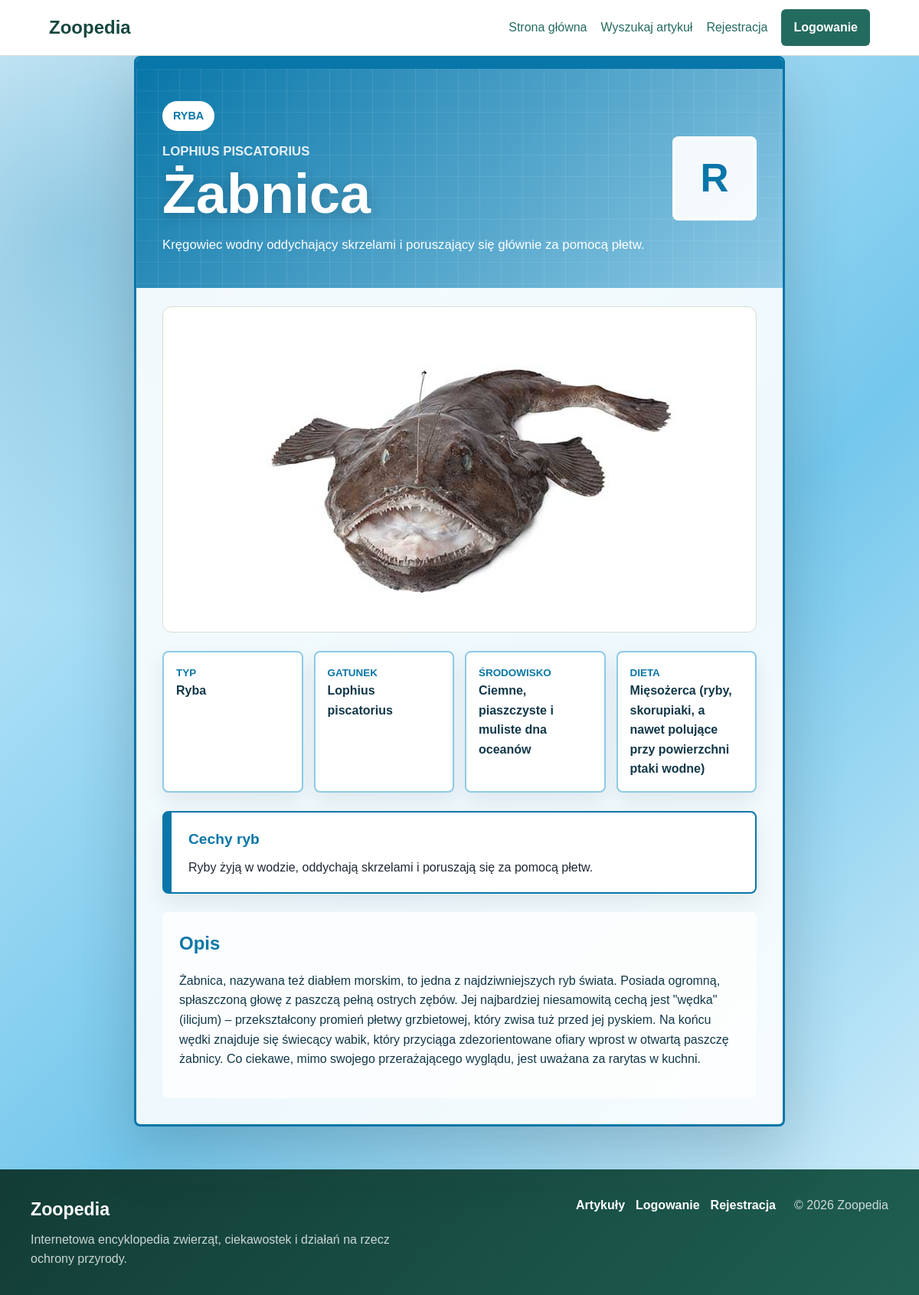
Page /article.php?slug=zabnica on the committed database.
### tables this page shows
CREATE TABLE `articles` (
  `id` int(11) NOT NULL,
  `slug` varchar(160) NOT NULL,
  `title` varchar(180) NOT NULL,
  `animal_type` varchar(30) NOT NULL DEFAULT 'ssak',
  `species` varchar(180) NOT NULL,
  `habitat` varchar(255) NOT NULL,
  `diet` varchar(180) NOT NULL,
  `content` text NOT NULL,
  `image` varchar(255) DEFAULT NULL,
  `created_at` date NOT NULL
);

### article.php (the view, shortened to what this page needs)
<?php
require_once __DIR__ . '/functions.php';
$article = find_article($_GET['slug'] ?? '');
$template = $article ? animal_template($article['animal_type'] ?? 'ssak') : null;
?>
<!doctype html>
<html lang="pl">
<head>
    <link rel="stylesheet" href="<?= h(asset_url('style.css')) ?>">
</head>
<body class="<?= $template ? 'article-theme ' . h($template['class']) : '' ?>">
    <main class="page">
        <?php if (!$article): ?>
            <section class="section">
                <h1>Nie znaleziono artykułu</h1>
                <p class="empty">Wybrany artykuł nie istnieje albo został usunięty.</p>
                <a class="text-link" href="<?= h(url_for('search')) ?>">Wróć do wyszukiwarki</a>
            </section>
        <?php else: ?>
            <article class="article-detail typed-article <?= h($template['class']) ?>" data-template="<?= h($template['label']) ?>">
                <div class="article-template-hero">
                    <div>
                        <span class="template-ribbon"><?= h($template['label']) ?></span>
                        <p class="eyebrow"><?= h($article['species'] ?? 'Brak danych') ?></p>
                        <h1><?= h($article['title']) ?></h1>
                        <p><?= h($template['lead']) ?></p>
                    </div>
                    <div class="template-symbol" aria-hidden="true">
                        <?= h(mb_substr($template['label'], 0, 1)) ?>
                    </div>
                </div>
                <?php if (!empty($article['image'])): ?>
                    <figure class="article-image-box">
                        <img
                            class="article-main-image"
                            src="<?= h(asset_url('uploads/' . $article['image'])) ?>"
                            alt="<?= h($article['title']) ?>"
                        >
                    </figure>
                <?php endif; ?>
                <dl class="facts">
                    <div>
                        <dt>Typ</dt>
                        <dd><?= h(animal_type_label($article['animal_type'] ?? 'ssak')) ?></dd>
                    </div>
                    <div>
                        <dt>Gatunek</dt>
                        <dd><?= h($article['species'] ?? 'Brak danych') ?></dd>
                    </div>
                    <div>
                        <dt>Środowisko</dt>
                        <dd><?= h($article['habitat'] ?? 'Brak danych') ?></dd>
                    </div>
                    <div>
                        <dt>Dieta</dt>
                        <dd><?= h($article['diet'] ?? 'Brak danych') ?></dd>
                    </div>
                </dl>
                <section class="template-note">
                    <h2><?= h($template['accent']) ?></h2>
                    <p><?= h(template_description($article['animal_type'] ?? 'ssak')) ?></p>
                </section>
                <section class="article-text">
                    <h2>Opis</h2>
                    <p><?= nl2br(h($article['content'] ?? '')) ?></p>
                </section>
            </article>
        <?php endif; ?>
    </main>
</body>
</html>

### rows in the picture
articles: animal_type "RYBA", species "LOPHIUS PISCATORIUS", title "Żabnica", animal_type "Kręgowiec wodny oddychający skrzelami i poruszający się głównie za pomocą płetw.", animal_type "R", image (picture), animal_type "Ryba", species "Lophius piscatorius", habitat "Ciemne, piaszczyste i muliste dna oceanów", diet "Mięsożerca (ryby, skorupiaki, a nawet polujące przy powierzchni ptaki wodne)", animal_type "Cechy ryb", animal_type "Ryby żyją w wodzie, oddychają skrzelami i poruszają się za pomocą płetw.", content "Żabnica, nazywana też diabłem morskim, to jedna z najdziwniejszych ryb świata. Posiada ogromną, spłaszczoną głowę z paszczą pełną ostrych zębów. Jej najbardziej niesamowitą cechą jest \"wędka\" (ilicjum) – przekształcony promień płetwy grzbietowej, który zwisa tuż przed jej pyskiem. Na końcu wędki znajduje się świecący wabik, który przyciąga zdezorientowane ofiary wprost w otwartą paszczę żabnicy. Co ciekawe, mimo swojego przerażającego wyglądu, jest uważana za rarytas w kuchni."
